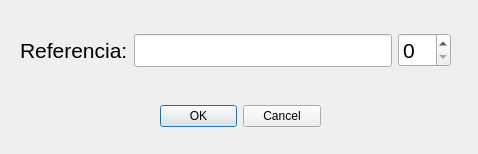
<?xml version="1.0" encoding="UTF-8"?>
<ui version="4.0">
 <class>Dialog</class>
 <widget class="QDialog" name="Dialog">
  <property name="geometry">
   <rect>
    <x>0</x>
    <y>0</y>
    <width>478</width>
    <height>154</height>
   </rect>
  </property>
  <property name="windowTitle">
   <string>Dialog</string>
  </property>
  <widget class="QDialogButtonBox" name="buttonBox">
   <property name="geometry">
    <rect>
     <x>160</x>
     <y>100</y>
     <width>161</width>
     <height>32</height>
    </rect>
   </property>
   <property name="orientation">
    <enum>Qt::Horizontal</enum>
   </property>
   <property name="standardButtons">
    <set>QDialogButtonBox::Cancel|QDialogButtonBox::Ok</set>
   </property>
  </widget>
  <widget class="QWidget" name="horizontalLayoutWidget">
   <property name="geometry">
    <rect>
     <x>20</x>
     <y>20</y>
     <width>431</width>
     <height>61</height>
    </rect>
   </property>
   <layout class="QHBoxLayout" name="horizontalLayout">
    <item>
     <widget class="QLabel" name="label">
      <property name="font">
       <font>
        <pointsize>16</pointsize>
       </font>
      </property>
      <property name="text">
       <string>Referencia:</string>
      </property>
     </widget>
    </item>
    <item>
     <widget class="QLineEdit" name="campo_referencia">
      <property name="font">
       <font>
        <pointsize>16</pointsize>
       </font>
      </property>
     </widget>
    </item>
    <item>
     <widget class="QSpinBox" name="campo_cantidad">
      <property name="font">
       <font>
        <pointsize>16</pointsize>
       </font>
      </property>
     </widget>
    </item>
   </layout>
  </widget>
 </widget>
 <resources/>
 <connections>
  <connection>
   <sender>buttonBox</sender>
   <signal>accepted()</signal>
   <receiver>Dialog</receiver>
   <slot>accept()</slot>
   <hints>
    <hint type="sourcelabel">
     <x>248</x>
     <y>254</y>
    </hint>
    <hint type="destinationlabel">
     <x>157</x>
     <y>274</y>
    </hint>
   </hints>
  </connection>
  <connection>
   <sender>buttonBox</sender>
   <signal>rejected()</signal>
   <receiver>Dialog</receiver>
   <slot>reject()</slot>
   <hints>
    <hint type="sourcelabel">
     <x>316</x>
     <y>260</y>
    </hint>
    <hint type="destinationlabel">
     <x>286</x>
     <y>274</y>
    </hint>
   </hints>
  </connection>
 </connections>
</ui>
